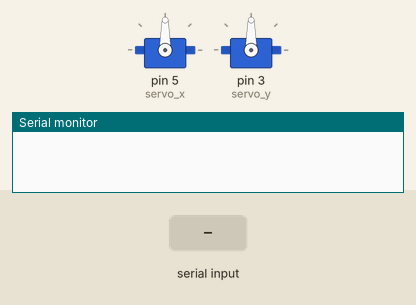
Simulated run of this sketch. Board: Arduino Uno, built with avr-gcc and run on an emulated ATmega328P. Parts: 2 × servo, the last lines printed to the serial monitor. The inputs (shaded band) are chosen by the test bench.

Above: at 1.2 s.
1.3 s: "d" received over Serial
At 1.9 s:
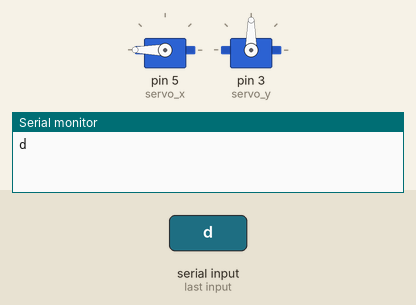
2.8 s: "i" received over Serial
At 3.1 s:
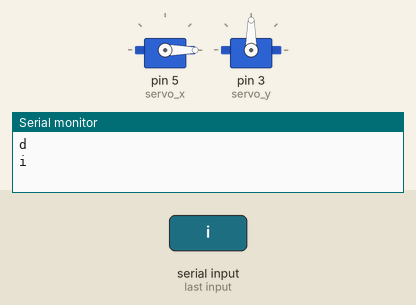
4.3 s: "a" received over Serial
At 5.4 s:
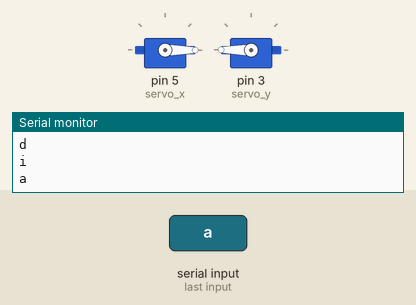
5.8 s: "b" received over Serial
At 6.6 s:
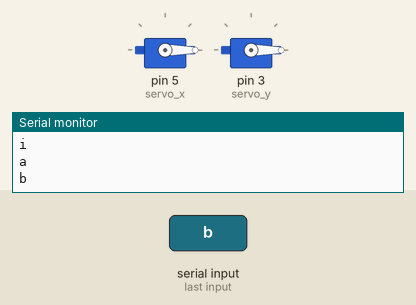
7.3 s: "d" received over Serial
At 7.7 s:
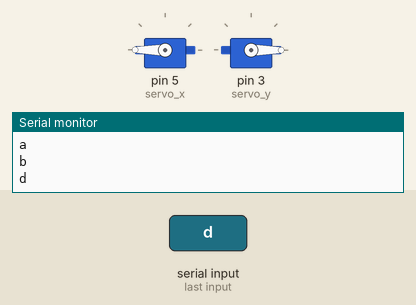
8.8 s: "a" received over Serial
At 10.0 s:
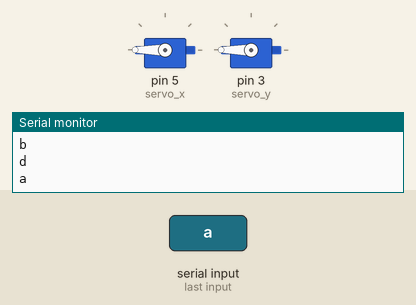
Timing chart, 0 to 11.3 s (numbered marks = the images above; inputs shaded):
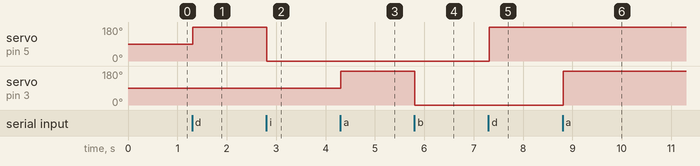

The sketch:

servo_arduino.ino
```cpp
#include <SoftwareSerial.h>
#include <Servo.h>

//Declaramos el servo
Servo servo_x;
Servo servo_y;

//Declaramos la variable
char dato;
int angulo = 90;

void setup() {

  //declaramos el periferico serial
  Serial.begin(9600);
  Serial.setTimeout(10);

  //declaramos los pines de los servos X,Y
  servo_x.attach(5);
  servo_y.attach(3);

  //inicializamos los servos a 90 grados
  servo_x.write(angulo);
  servo_y.write(angulo);
}

void loop() {

  while(Serial.available()){
    dato = Serial.read();
    delay(10);
    Serial.println(dato);
    switch(dato){

      //Gira servo hacia la derecha
      case 'd':
      angulo=180;
      servo_x.write(angulo);
      break;

      //Gira servo hacia la izquierda
      case 'i':
      angulo=0;
      servo_x.write(angulo);
      break;


      //girar  hacia arriva
      case 'a':
      angulo=180;
      servo_y.write(angulo);
      break;

      //girar hacia abajo
      case 'b':
      angulo=0;
      servo_y.write(angulo);
      break;

      //Parar el servo
      case 'p':
      angulo=90;
      servo_x.write(angulo);
      servo_y.write(angulo);
      break;
      }
   }
 }
```

Measured:
- after the input at 1.3 s, servo on pin 5 (servo_x): 90° → 180° at once
- after the input at 2.8 s, servo on pin 5 (servo_x): 180° → 0° at once
- after the input at 4.3 s, servo on pin 3 (servo_y): 90° → 180° at once
- after the input at 5.8 s, servo on pin 3 (servo_y): 180° → 0° at once
- after the input at 7.3 s, servo on pin 5 (servo_x): 0° → 180° at once
- after the input at 8.8 s, servo on pin 3 (servo_y): 0° → 180° at once
